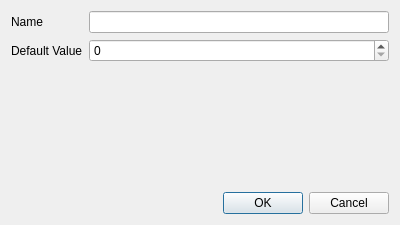
<?xml version="1.0" encoding="UTF-8"?>
<ui version="4.0">
 <class>VariableEditDialog</class>
 <widget class="QDialog" name="VariableEditDialog">
  <property name="geometry">
   <rect>
    <x>0</x>
    <y>0</y>
    <width>400</width>
    <height>225</height>
   </rect>
  </property>
  <property name="windowTitle">
   <string>Dialog</string>
  </property>
  <layout class="QVBoxLayout" name="verticalLayout">
   <item>
    <layout class="QGridLayout" name="gridLayout">
     <item row="0" column="0">
      <widget class="QLabel" name="label">
       <property name="text">
        <string>Name</string>
       </property>
      </widget>
     </item>
     <item row="3" column="1">
      <widget class="QDialogButtonBox" name="buttonBox">
       <property name="standardButtons">
        <set>QDialogButtonBox::Cancel|QDialogButtonBox::Ok</set>
       </property>
      </widget>
     </item>
     <item row="0" column="1">
      <widget class="QLineEdit" name="lineName"/>
     </item>
     <item row="1" column="0">
      <widget class="QLabel" name="label_2">
       <property name="text">
        <string>Default Value</string>
       </property>
      </widget>
     </item>
     <item row="1" column="1">
      <widget class="QSpinBox" name="spinDefValue"/>
     </item>
     <item row="2" column="1">
      <spacer name="verticalSpacer">
       <property name="orientation">
        <enum>Qt::Vertical</enum>
       </property>
       <property name="sizeHint" stdset="0">
        <size>
         <width>20</width>
         <height>40</height>
        </size>
       </property>
      </spacer>
     </item>
    </layout>
   </item>
  </layout>
 </widget>
 <resources/>
 <connections/>
</ui>
